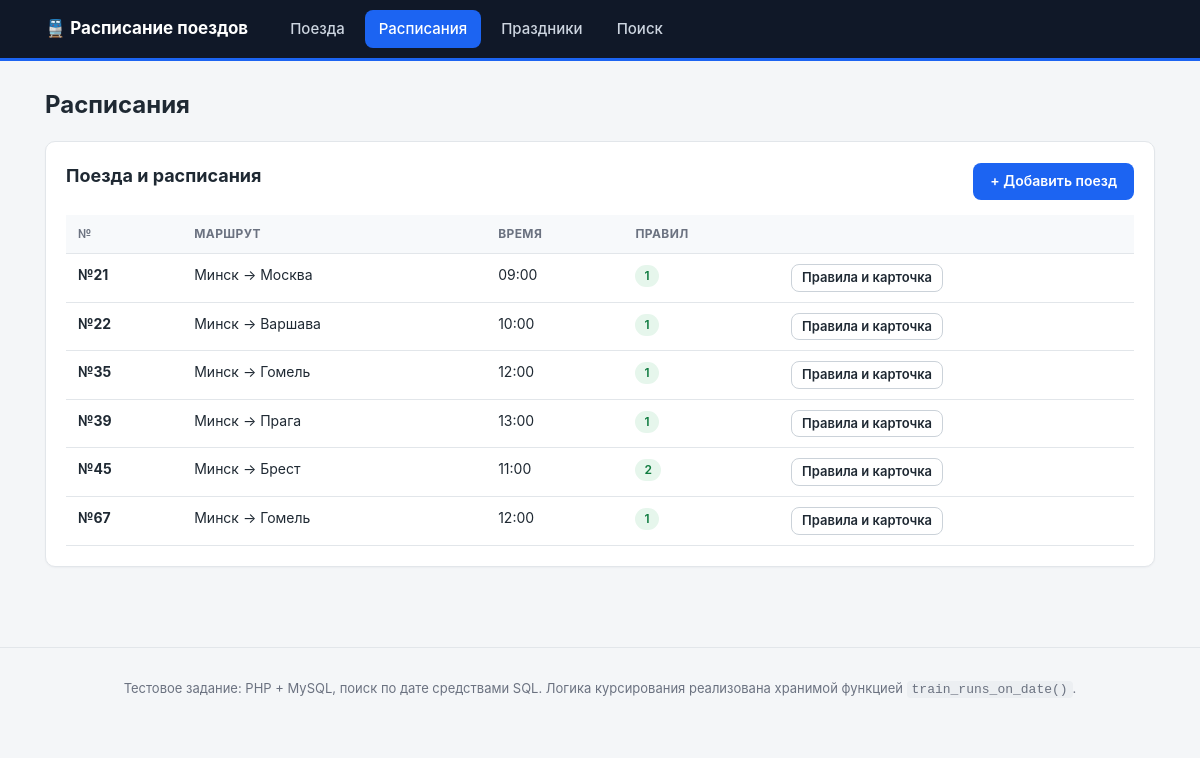
Screenshot of /trains.php with the database file from the repository.
### tables this page shows
CREATE TABLE trains (
    id                   INT UNSIGNED NOT NULL AUTO_INCREMENT,
    number               VARCHAR(16)  NOT NULL COMMENT 'Train number, e.g. "21", "45"',
    name                 VARCHAR(160) NULL     COMMENT 'Display name, e.g. "Минск-Москва"',
    origin_station_id      INT UNSIGNED NOT NULL,
    destination_station_id INT UNSIGNED NOT NULL,
    departure_time       TIME NOT NULL,
    PRIMARY KEY (id),
    UNIQUE KEY uq_trains_number (number),
    KEY idx_trains_route (origin_station_id, destination_station_id),
    CONSTRAINT fk_trains_origin
        FOREIGN KEY (origin_station_id)      REFERENCES stations (id)
        ON UPDATE CASCADE ON DELETE RESTRICT,
    CONSTRAINT fk_trains_destination
        FOREIGN KEY (destination_station_id) REFERENCES stations (id)
        ON UPDATE CASCADE ON DELETE RESTRICT
);

CREATE TABLE stations (
    id   INT UNSIGNED NOT NULL AUTO_INCREMENT,
    name VARCHAR(120) NOT NULL,
    PRIMARY KEY (id),
    UNIQUE KEY uq_stations_name (name)
);

### src/Database.php (called while the page is built, shortened)
<?php
final class Database
{
    private static ?PDO $pdo = null;
    public static function pdo(): PDO
    {
        $configFile = dirname(__DIR__) . '/config.php';
        $config = require $configFile;
        $dsn = sprintf(
            'mysql:host=%s;port=%d;dbname=%s;charset=%s',
            $config['host'],
            $config['port'],
            $config['database'],
            $config['charset']
        );
        $options = [
            PDO::ATTR_ERRMODE            => PDO::ERRMODE_EXCEPTION,
            PDO::ATTR_DEFAULT_FETCH_MODE => PDO::FETCH_ASSOC,
            PDO::ATTR_EMULATE_PREPARES   => false,
        ];
        $sslMode = $config['ssl_mode'] ?? 'disabled';
        try {
            self::$pdo = new PDO($dsn, $config['user'], $config['password'], $options);
        } catch (PDOException $e) {
            http_response_code(500);
            header('Content-Type: text/plain; charset=utf-8');
            exit(
                "Не удалось подключиться к базе данных.\n" .
                "Проверьте параметры в config.php\n" .
                "DSN: {$dsn}\nОшибка: " . $e->getMessage() . "\n"
            );
        }
        return self::$pdo;
    }
}

### config.php (called while the page is built, shortened)
<?php
return [
    'host'     => getenv('DB_HOST') ?: '127.0.0.1',
    'port'     => (int) (getenv('DB_PORT') ?: 3306),
    'database' => getenv('DB_NAME') ?: 'belta_trains',
    'user'     => getenv('DB_USER') ?: 'root',
    'password' => getenv('DB_PASSWORD') !== false ? getenv('DB_PASSWORD') : '',
    'charset'  => 'utf8mb4',
    'ssl_mode' => getenv('DB_SSL_MODE') ?: 'disabled',
    'ssl_ca'   => getenv('DB_SSL_CA') ?: '',
];

### src/TrainRepository.php (called while the page is built, shortened)
<?php
final class TrainRepository
{
    private PDO $pdo;
    public function __construct(?PDO $pdo = null)
    {
        $this->pdo = $pdo ?? Database::pdo();
    }
    public function allTrains(): array
    {
        $sql = 'SELECT t.id, t.number, t.name, t.departure_time,
                       os.name AS origin, ds.name AS destination,
                       os.id   AS origin_id, ds.id AS destination_id,
                       (SELECT COUNT(*) FROM schedule_rules r WHERE r.train_id = t.id) AS rules_count
                  FROM trains t
                  JOIN stations os ON os.id = t.origin_station_id
                  JOIN stations ds ON ds.id = t.destination_station_id
              ORDER BY t.number + 0, t.number';
        return $this->pdo->query($sql)->fetchAll();
    }
}

### public/trains.php (the view, shortened to what this page needs)
<?php
require __DIR__ . '/_bootstrap.php';
$repo   = trainRepo();
    ?>
    <?php
$trains = $repo->allTrains();
?>
<div class="panel">
    <div class="panel__head">
        <h2>Поезда и расписания</h2>
        <a class="btn" href="trains.php?action=new">+ Добавить поезд</a>
    </div>
    <?php if ($trains === []): ?>
        <div class="empty">Поездов пока нет.</div>
    <?php else: ?>
        <table>
            <thead>
            <tr>
                <th>№</th><th>Маршрут</th><th>Время</th><th>Правил</th><th></th>
            </tr>
            </thead>
            <tbody>
            <?php foreach ($trains as $train): ?>
                <tr>
                    <td class="num"><b>№<?= e($train['number']) ?></b></td>
                    <td><?= e($train['origin']) ?> → <?= e($train['destination']) ?></td>
                    <td class="num"><?= e(substr((string) $train['departure_time'], 0, 5)) ?></td>
                    <td class="num">
                        <span class="badge <?= (int) $train['rules_count'] > 0 ? 'badge--ok' : 'badge--warn' ?>">
                            <?= (int) $train['rules_count'] ?>
                        </span>
                    </td>
                    <td class="num">
                        <a class="btn btn--ghost btn--sm" href="trains.php?action=edit&id=<?= (int) $train['id'] ?>">
                            Правила и карточка
                        </a>
                    </td>
                </tr>
            <?php endforeach; ?>
            </tbody>
        </table>
    <?php endif; ?>
</div>

### public/assets/style.css (style rules this page uses)
:root { --bg: #f4f6f8; --panel: #ffffff; --ink: #1f2933; --muted: #6b7280; --line: #e2e6ea; --accent: #1c64f2; --accent-dark: #1249b8; --ok: #0f7b3f; --ok-bg: #e6f6ec; --warn: #8a5a00; --warn-bg: #fdf3dc; --err: #a11b1b; --err-bg: #fdeaea; --radius: 10px; }
* { box-sizing: border-box; }
body { margin: 0; background: var(--bg); color: var(--ink); font: 15px/1.5 -apple-system, BlinkMacSystemFont, "Segoe UI", Roboto, Ubuntu, sans-serif; }
a { color: var(--accent); text-decoration: none; }
h2 { font-size: 18px; margin: 0 0 12px; }
.panel { background: var(--panel); border: 1px solid var(--line); border-radius: var(--radius); padding: 20px; margin-bottom: 20px; box-shadow: 0 1px 2px rgba(16, 24, 40, .04); }
.panel__head { display: flex; justify-content: space-between; align-items: center; gap: 12px; margin-bottom: 14px; flex-wrap: wrap; }
table { width: 100%; border-collapse: collapse; background: var(--panel); font-size: 14px; }
th, td { padding: 10px 12px; border-bottom: 1px solid var(--line); text-align: left; vertical-align: top; }
th { background: #f7f9fb; font-size: 12px; text-transform: uppercase; letter-spacing: .4px; color: var(--muted); white-space: nowrap; }
td.num { white-space: nowrap; }
.btn { display: inline-block; padding: 9px 16px; border-radius: 8px; border: 1px solid transparent; background: var(--accent); color: #fff; font-size: 14px; font-weight: 600; cursor: pointer; line-height: 1.2; }
.btn--ghost { background: #fff; color: var(--ink); border-color: #cbd2d9; }
.btn--sm { padding: 5px 10px; font-size: 13px; }
.badge { display: inline-block; padding: 2px 9px; border-radius: 999px; font-size: 12px; font-weight: 600; white-space: nowrap; }
.badge--ok { background: var(--ok-bg); color: var(--ok); }

### rows the page displays
trains: number "21", origin_station.name "Минск", destination_station.name "Москва", departure_time "09:00", rules_count "1"
trains: number "22", origin_station.name "Минск", destination_station.name "Варшава", departure_time "10:00", rules_count "1"
trains: number "35", origin_station.name "Минск", destination_station.name "Гомель", departure_time "12:00", rules_count "1"
trains: number "39", origin_station.name "Минск", destination_station.name "Прага", departure_time "13:00", rules_count "1"
trains: number "45", origin_station.name "Минск", destination_station.name "Брест", departure_time "11:00", rules_count "2"
trains: number "67", origin_station.name "Минск", destination_station.name "Гомель", departure_time "12:00", rules_count "1"

### other values shown
$label "Поезда"
$label "Расписания"
$label "Праздники"
$label "Поиск"
$title "Расписания"
